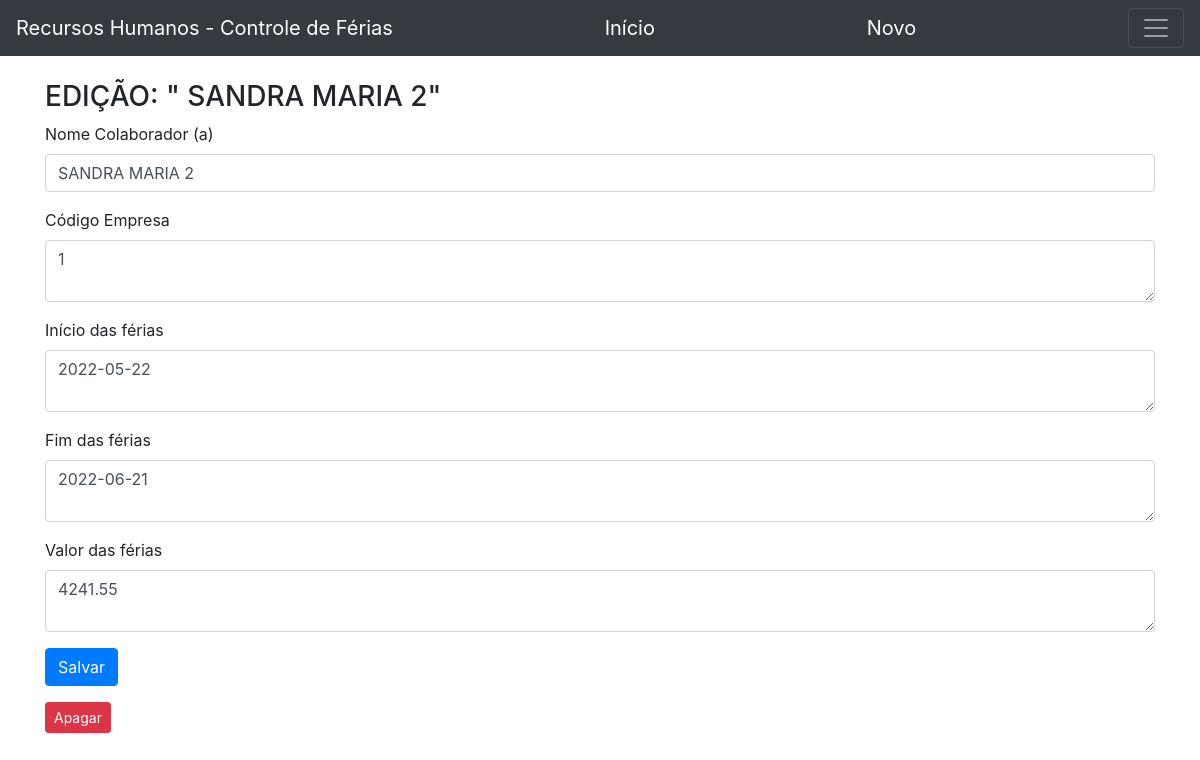
Page /13/editar on the earlier database version.
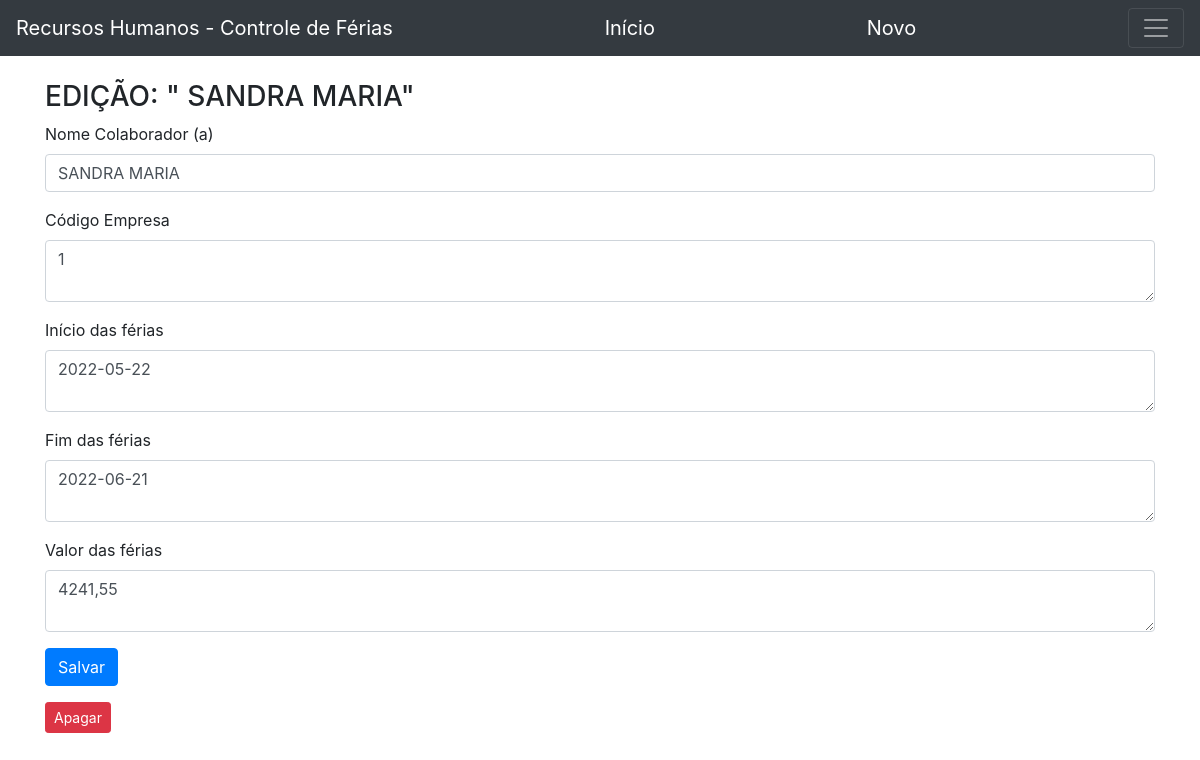
Same page on the later database version.
### app.py (models this page shows)
class Controle_ferias(db.Model):
    id = db.Column(db.Integer, primary_key=True)
    empresaid = db.Column(db.Integer, nullable=False)
    pessoa = db.Column(db.String(60), nullable=False)
    data_inicio_ferias = db.Column(db.Date)
    data_fim_ferias = db.Column(db.Date)
    valor_ferias = db.Column(db.Float, nullable=False)

### app.py (the view, shortened to what this page needs)
@app.route('/<int:cf2_id>/editar', methods=('GET', 'POST'))
def editar(cf2_id):
    cf2 = get_post(cf2_id)
    return render_template('editar.html', cf2=cf2)

### app.py (called while the page is built)
def get_post(cf2_id):
    cf2 = Controle_ferias.query.filter_by(id=cf2_id).first()
    if cf2 is None:
        abort(404)
    return cf2

### templates/editar.html (shortened to what this page needs)
{% extends 'base.html' %}
{% block content %}
<br><h3 style="text-transform:uppercase">{% block title %} Edição: " {{ cf2['pessoa'] }}" {% endblock %}</h3>
<form method="POST">
    <div class="form-group">
        <label for="pessoa">Nome Colaborador (a)</label>
        <input type="text" required autocomplete="off" name="pessoa" size="20" placeholder=""
               class="form-control"
               value="{{ request.form['pessoa'] or cf2['pessoa'] }}">
    </div>
    <div class="form-group">
        <label for="empresaid">Código Empresa</label>
        <textarea required autocomplete="off" name="empresaid" placeholder=""
                  class="form-control">{{ request.form['empresaid'] or cf2['empresaid'] }}</textarea>
    </div>
    <div class="form-group">
        <label for="data_inicio_ferias">Início das férias</label>
        <textarea autocomplete="off" name="data_inicio_ferias" placeholder=""
                  class="form-control">{{ request.form['data_inicio_ferias'] or cf2['data_inicio_ferias'] }}</textarea>
    </div>
    <div class="form-group">
        <label for="data_fim_ferias">Fim das férias</label>
        <textarea autocomplete="off" name="data_fim_ferias" placeholder=""
                  class="form-control">{{ request.form['data_fim_ferias'] or cf2['data_fim_ferias'] }}</textarea>
    </div>
    <div class="form-group">
        <label for="valor_ferias">Valor das férias</label>
        <textarea required autocomplete="off" name="valor_ferias" placeholder=""
                  class="form-control">{{ request.form['valor_ferias'] or cf2['valor_ferias'] }}</textarea>
    </div>
    <div class="form-group">
        <button type="submit" class="btn btn-primary">Salvar</button>
    </div>
</form>
<form action="{{ url_for('delete', id=cf2['id']) }}" method="POST">
    <input type="submit" value="Apagar"
            class="btn btn-danger btn-sm"
            onclick="return confirm('Tem certeza que deseja apagar esse registro?')">
</form>
{% endblock %}

Differences in the rows shown:
changed Controle_ferias: pessoa "SANDRA MARIA 2" → "SANDRA MARIA"
Other differences:
form field pessoa: "SANDRA MARIA 2" → "SANDRA MARIA"
form field valor_ferias: "4241.55" → "4241,55"
